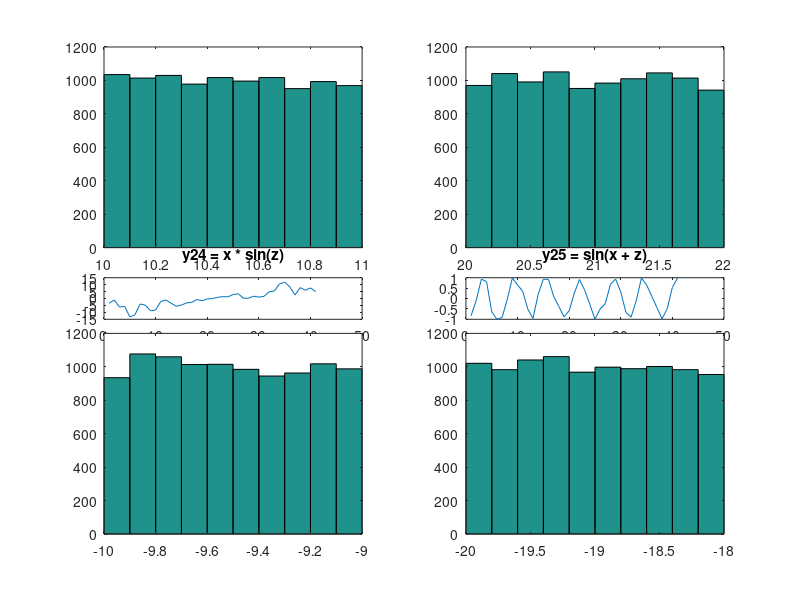

This figure's MATLAB source:
%% Problem 3

x = linspace(-100, 100);
subplot(4,2,1);
y1 = sin(x);
plot(y1);
title('y1 = sin(x)');
subplot(4,2,2);
y2 = sin(x * 50);
plot(y2);
title('y2 = sin(50 * x)');
subplot(4,2,3);
y3 = 50 * sin(x);
plot(y3);
title('y3 = 50 * sin(x)');
subplot(4,2,4);
y4 = sin(x) + 50;
plot(y4);
title('y4 = sin(x) + 50');
subplot(4,2,5);
y5 = sin(x + 50);
plot(y5);
title('y5 = sin(x + 50)');
subplot(4,2,6);
y6 = 50 * sin(x * 50);
plot(y6);
title('y6 = 50 * sin(x * 50)');
subplot(4,2,7);
y7 =  x.*sin(x);
plot(y7);
title('y7 = x * sin(x');
subplot(4,2,8);
y8 = sin(x)./x;
plot(y8);
title('y8 = sin(x) / x');

%% Problem 4

x = linspace(-20, 20);
subplot(5,2,1);
y1 = sin(x);
plot(y1);
title('y1 = sin(x)');
subplot(5,2,2);
y2 = sin(x * 50);
plot(y2);
title('y2 = sin(50 * x)');
subplot(5,2,3);
y3 = 50 * sin(x);
plot(y3);
title('y3 = 50 * sin(x)');
subplot(5,2,4);
y4 = sin(x) + 50;
plot(y4);
title('y4 = sin(x) + 50');
subplot(5,2,5);
y5 = sin(x + 50);
plot(y5);
title('y5 = sin(x + 50)');
subplot(5,2,6);
y6 = 50 * sin(x * 50);
plot(y6);
title('y6 = 50 * sin(x * 50)');
subplot(5,2,7);
y7 =  x.*sin(x);
plot(y7);
title('y7 = x * sin(x');
subplot(5,2,8);
y8 = sin(x)./x;
plot(y8);
title('y8 = sin(x) / x');
subplot(5,2,9);
y9 = y1 + y2 + y3 + y4 + y5 ...
    + y6 + y7 + y8;
plot(y9);
title('y9 = y1 + y2 + ... + y8');
%% Problem 5

x = linspace(-20, 20, 41);
z = normrnd(1,41);
subplot(5,2,1);
y10 = z;
plot(y10);
title('y10 = z');
subplot(5,2,2);
y11 = z + x;
plot(y11);
title('y11 = z + x');
subplot(5,2,3);
y12 = z + sin(x);
plot(y12);
title('y12 = z + sin(x)');
subplot(5,2,4);
y13 = z .* sin(x);
plot(y13);
title('y13 = z * sin(x)');
subplot(5,2,5);
y14 = x .* sin(z);
plot(y14);
title('y14 = x * sin(z)');
subplot(5,2,6);
y15 = sin(x + z);
plot(y15);
title('y15 = sin(x + z)');
subplot(5,2,7);
y16 = z .* sin(50 * x);
plot(y16);
title('y16 = z * sin(50 * x)');
subplot(5,2,8);
y17 = sin(x + 50 * z);
plot(y17);
title('y17 = sin(x + 50 * z)');
subplot(5,2,9);
y18 = sin(x) ./ z;
plot(y18);
title('y18 = sin(x) / z');
subplot(5,2,10);
y19 = y10 + y11 + y12 + y13 + y14 ...
    + y15 + y16 + y17 + y18;
plot(y19);
title('y19 = y10 + y11 + ... + y18');

%% Problem 6

x = linspace(-20, 20, 41);
z = rand(1,41);
subplot(5,2,1);
y20 = z;
plot(y20);
title('y20 = z');
subplot(5,2,2);
y21 = z + x;
plot(y21);
title('y21 = z + x');
subplot(5,2,3);
y22 = z + sin(x);
plot(y22);
title('y22 = z + sin(x)');
subplot(5,2,4);
y23 = z .* sin(x);
plot(y23);
title('y23 = z * sin(x)');
subplot(5,2,5);
y24 = x .* sin(z);
plot(y24);
title('y24 = x * sin(z)');
subplot(5,2,6);
y25 = sin(x + z);
plot(y25);
title('y25 = sin(x + z)');
subplot(5,2,7);
y26 = z .* sin(50 * x);
plot(y26);
title('y26 = z * sin(50 * x)');
subplot(5,2,8);
y27 = sin(x + 50 * z);
plot(y27);
title('y27 = sin(x + 50 * z)');
subplot(5,2,9);
y28 = sin(x) ./ z;
plot(y28);
title('y28 = sin(x) / z');
subplot(5,2,10);
y29 = y20 + y21 + y22 + y23 + y24 ...
    + y25 + y26 + y27 + y28;
plot(y29);
title('y29 = y20 + y21 + ... + y28');

%% Problem 7

r1 = normrnd(0,1, 10000, 1);
r2 = normrnd(0,sqrt(4), 10000, 1);
r3 = normrnd(0,sqrt(16), 10000, 1);
r4 = normrnd(0, sqrt(256), 10000, 1);
subplot(2,2,1);
hist(r1);
subplot(2,2,2);
hist(r2);
subplot(2,2,3);
hist(r3);
subplot(2,2,4);
hist(r4);

%hist([r1, r2, r3, r4], 2000);
%% Problem 8

r6 = normrnd(10,1, 10000, 1);
r7 = normrnd(20,sqrt(4), 10000, 1);
r8 = normrnd(-10,1, 10000, 1);
r9 = normrnd(-20, sqrt(4), 10000, 1 );

subplot(2,2,1);
hist(r6);
subplot(2,2,2);
hist(r7);
subplot(2,2,3);
hist(r8);
subplot(2,2,4);
hist(r9);

%hist([r6, r7, r8, r9], 2000);

%% Problem 9 

r11 = rand(10000, 1);
r21 = sqrt(4) * rand(10000, 1);
r31 = sqrt(16) * rand(10000, 1);
r41 = sqrt(256) * rand(10000, 1);

subplot(2,2,1);
hist(r11);
subplot(2,2,2);
hist(r21);
subplot(2,2,3);
hist(r31);
subplot(2,2,4);
hist(r41);

%hist([r11, r21, r31, r41], 2000);

%% Problem 10

r61 = rand(10000, 1) + 10;
r71 = sqrt(4) * rand(10000, 1) + 20;
r81 = rand(10000, 1) - 10;
r91 = sqrt(4) * rand(10000, 1) - 20;

subplot(2,2,1);
hist(r61);
subplot(2,2,2);
hist(r71);
subplot(2,2,3);
hist(r81);
subplot(2,2,4);
hist(r91);

%hist([r61, r71, r81, r91], 2000);
